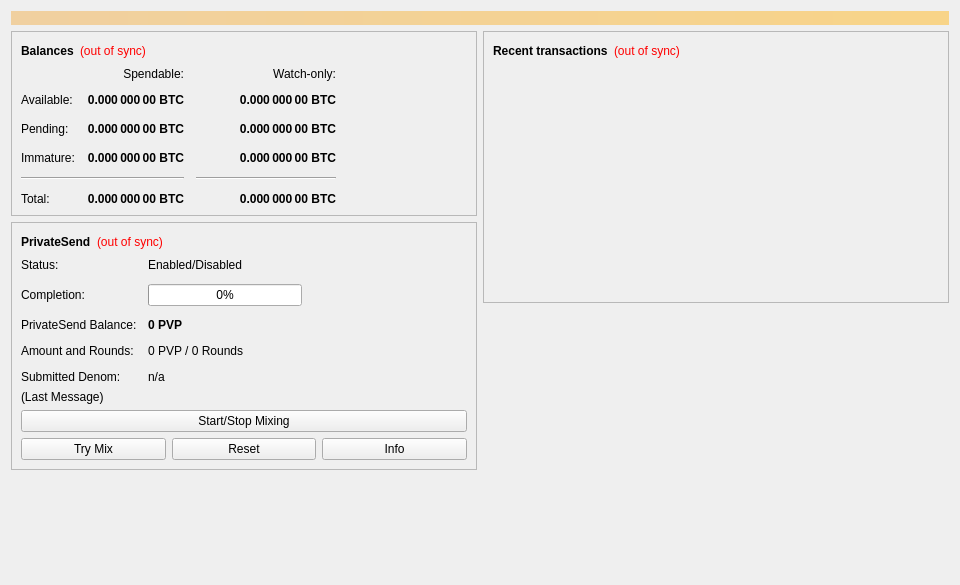
<?xml version="1.0" encoding="UTF-8"?>
<ui version="4.0">
 <class>OverviewPage</class>
 <widget class="QWidget" name="OverviewPage">
  <property name="geometry">
   <rect>
    <x>0</x>
    <y>0</y>
    <width>960</width>
    <height>585</height>
   </rect>
  </property>
  <property name="minimumSize">
   <size>
    <width>960</width>
    <height>0</height>
   </size>
  </property>
  <property name="windowTitle">
   <string>Form</string>
  </property>
  <layout class="QVBoxLayout" name="topLayout">
   <item>
    <widget class="QLabel" name="labelAlerts">
     <property name="visible">
      <bool>false</bool>
     </property>
     <property name="styleSheet">
      <string notr="true">QLabel { background-color: qlineargradient(x1: 0, y1: 0, x2: 1, y2: 0, stop:0 #F0D0A0, stop:1 #F8D488); color:#000000; }</string>
     </property>
     <property name="wordWrap">
      <bool>true</bool>
     </property>
     <property name="margin">
      <number>3</number>
     </property>
     <property name="textInteractionFlags">
      <set>Qt::TextSelectableByMouse</set>
     </property>
    </widget>
   </item>
   <item>
    <layout class="QHBoxLayout" name="horizontalLayout" stretch="1,1">
     <item>
      <layout class="QVBoxLayout" name="verticalLayout_2">
       <item>
        <widget class="QFrame" name="frame">
         <property name="frameShape">
          <enum>QFrame::StyledPanel</enum>
         </property>
         <property name="frameShadow">
          <enum>QFrame::Raised</enum>
         </property>
         <layout class="QVBoxLayout" name="verticalLayout_4">
          <item>
           <layout class="QHBoxLayout" name="horizontalLayout_4">
            <item>
             <widget class="QLabel" name="label_5">
              <property name="font">
               <font>
                <weight>75</weight>
                <bold>true</bold>
               </font>
              </property>
              <property name="text">
               <string>Balances</string>
              </property>
             </widget>
            </item>
            <item>
             <widget class="QLabel" name="labelWalletStatus">
              <property name="toolTip">
               <string>The displayed information may be out of date. Your wallet automatically synchronizes with the PlayerVsPlayerCoin network after a connection is established, but this process has not completed yet.</string>
              </property>
              <property name="styleSheet">
               <string notr="true">QLabel { color: red; }</string>
              </property>
              <property name="text">
               <string notr="true">(out of sync)</string>
              </property>
              <property name="alignment">
               <set>Qt::AlignLeading|Qt::AlignLeft|Qt::AlignVCenter</set>
              </property>
             </widget>
            </item>
            <item>
             <spacer name="horizontalSpacer_3">
              <property name="orientation">
               <enum>Qt::Horizontal</enum>
              </property>
              <property name="sizeHint" stdset="0">
               <size>
                <width>40</width>
                <height>20</height>
               </size>
              </property>
             </spacer>
            </item>
           </layout>
          </item>
          <item>
           <layout class="QGridLayout" name="gridLayout">
            <property name="spacing">
             <number>12</number>
            </property>
            <item row="2" column="2">
             <widget class="QLabel" name="labelWatchPending">
              <property name="font">
               <font>
                <weight>75</weight>
                <bold>true</bold>
               </font>
              </property>
              <property name="cursor">
               <cursorShape>IBeamCursor</cursorShape>
              </property>
              <property name="toolTip">
               <string>Unconfirmed transactions to watch-only addresses</string>
              </property>
              <property name="text">
               <string notr="true">0.000 000 00 BTC</string>
              </property>
              <property name="alignment">
               <set>Qt::AlignRight|Qt::AlignTrailing|Qt::AlignVCenter</set>
              </property>
              <property name="textInteractionFlags">
               <set>Qt::LinksAccessibleByMouse|Qt::TextSelectableByKeyboard|Qt::TextSelectableByMouse</set>
              </property>
             </widget>
            </item>
            <item row="2" column="1">
             <widget class="QLabel" name="labelUnconfirmed">
              <property name="font">
               <font>
                <weight>75</weight>
                <bold>true</bold>
               </font>
              </property>
              <property name="cursor">
               <cursorShape>IBeamCursor</cursorShape>
              </property>
              <property name="toolTip">
               <string>Total of transactions that have yet to be confirmed, and do not yet count toward the spendable balance</string>
              </property>
              <property name="text">
               <string notr="true">0.000 000 00 BTC</string>
              </property>
              <property name="alignment">
               <set>Qt::AlignRight|Qt::AlignTrailing|Qt::AlignVCenter</set>
              </property>
              <property name="textInteractionFlags">
               <set>Qt::LinksAccessibleByMouse|Qt::TextSelectableByKeyboard|Qt::TextSelectableByMouse</set>
              </property>
             </widget>
            </item>
            <item row="3" column="2">
             <widget class="QLabel" name="labelWatchImmature">
              <property name="font">
               <font>
                <weight>75</weight>
                <bold>true</bold>
               </font>
              </property>
              <property name="cursor">
               <cursorShape>IBeamCursor</cursorShape>
              </property>
              <property name="toolTip">
               <string>Mined balance in watch-only addresses that has not yet matured</string>
              </property>
              <property name="text">
               <string notr="true">0.000 000 00 BTC</string>
              </property>
              <property name="alignment">
               <set>Qt::AlignRight|Qt::AlignTrailing|Qt::AlignVCenter</set>
              </property>
              <property name="textInteractionFlags">
               <set>Qt::LinksAccessibleByMouse|Qt::TextSelectableByKeyboard|Qt::TextSelectableByMouse</set>
              </property>
             </widget>
            </item>
            <item row="4" column="0" colspan="2">
             <widget class="Line" name="lineSpendableBalance">
              <property name="orientation">
               <enum>Qt::Horizontal</enum>
              </property>
             </widget>
            </item>
            <item row="4" column="2">
             <widget class="Line" name="lineWatchBalance">
              <property name="sizePolicy">
               <sizepolicy hsizetype="Preferred" vsizetype="Fixed">
                <horstretch>0</horstretch>
                <verstretch>0</verstretch>
               </sizepolicy>
              </property>
              <property name="minimumSize">
               <size>
                <width>140</width>
                <height>0</height>
               </size>
              </property>
              <property name="orientation">
               <enum>Qt::Horizontal</enum>
              </property>
             </widget>
            </item>
            <item row="5" column="0">
             <widget class="QLabel" name="labelTotalText">
              <property name="text">
               <string>Total:</string>
              </property>
             </widget>
            </item>
            <item row="3" column="1">
             <widget class="QLabel" name="labelImmature">
              <property name="font">
               <font>
                <weight>75</weight>
                <bold>true</bold>
               </font>
              </property>
              <property name="cursor">
               <cursorShape>IBeamCursor</cursorShape>
              </property>
              <property name="toolTip">
               <string>Mined balance that has not yet matured</string>
              </property>
              <property name="text">
               <string notr="true">0.000 000 00 BTC</string>
              </property>
              <property name="alignment">
               <set>Qt::AlignRight|Qt::AlignTrailing|Qt::AlignVCenter</set>
              </property>
              <property name="textInteractionFlags">
               <set>Qt::LinksAccessibleByMouse|Qt::TextSelectableByKeyboard|Qt::TextSelectableByMouse</set>
              </property>
             </widget>
            </item>
            <item row="2" column="3">
             <spacer name="horizontalSpacer_2">
              <property name="orientation">
               <enum>Qt::Horizontal</enum>
              </property>
              <property name="sizeHint" stdset="0">
               <size>
                <width>40</width>
                <height>20</height>
               </size>
              </property>
             </spacer>
            </item>
            <item row="3" column="0">
             <widget class="QLabel" name="labelImmatureText">
              <property name="text">
               <string>Immature:</string>
              </property>
             </widget>
            </item>
            <item row="5" column="1">
             <widget class="QLabel" name="labelTotal">
              <property name="font">
               <font>
                <weight>75</weight>
                <bold>true</bold>
               </font>
              </property>
              <property name="cursor">
               <cursorShape>IBeamCursor</cursorShape>
              </property>
              <property name="toolTip">
               <string>Your current total balance</string>
              </property>
              <property name="text">
               <string notr="true">0.000 000 00 BTC</string>
              </property>
              <property name="alignment">
               <set>Qt::AlignRight|Qt::AlignTrailing|Qt::AlignVCenter</set>
              </property>
              <property name="textInteractionFlags">
               <set>Qt::LinksAccessibleByMouse|Qt::TextSelectableByKeyboard|Qt::TextSelectableByMouse</set>
              </property>
             </widget>
            </item>
            <item row="5" column="2">
             <widget class="QLabel" name="labelWatchTotal">
              <property name="font">
               <font>
                <weight>75</weight>
                <bold>true</bold>
               </font>
              </property>
              <property name="cursor">
               <cursorShape>IBeamCursor</cursorShape>
              </property>
              <property name="toolTip">
               <string>Current total balance in watch-only addresses</string>
              </property>
              <property name="text">
               <string notr="true">0.000 000 00 BTC</string>
              </property>
              <property name="alignment">
               <set>Qt::AlignRight|Qt::AlignTrailing|Qt::AlignVCenter</set>
              </property>
              <property name="textInteractionFlags">
               <set>Qt::LinksAccessibleByMouse|Qt::TextSelectableByKeyboard|Qt::TextSelectableByMouse</set>
              </property>
             </widget>
            </item>
            <item row="0" column="2">
             <widget class="QLabel" name="labelWatchonly">
              <property name="text">
               <string>Watch-only:</string>
              </property>
              <property name="alignment">
               <set>Qt::AlignRight|Qt::AlignTrailing|Qt::AlignVCenter</set>
              </property>
             </widget>
            </item>
            <item row="1" column="0">
             <widget class="QLabel" name="labelBalanceText">
              <property name="text">
               <string>Available:</string>
              </property>
             </widget>
            </item>
            <item row="1" column="1">
             <widget class="QLabel" name="labelBalance">
              <property name="font">
               <font>
                <weight>75</weight>
                <bold>true</bold>
               </font>
              </property>
              <property name="cursor">
               <cursorShape>IBeamCursor</cursorShape>
              </property>
              <property name="toolTip">
               <string>Your current spendable balance</string>
              </property>
              <property name="text">
               <string notr="true">0.000 000 00 BTC</string>
              </property>
              <property name="alignment">
               <set>Qt::AlignRight|Qt::AlignTrailing|Qt::AlignVCenter</set>
              </property>
              <property name="textInteractionFlags">
               <set>Qt::LinksAccessibleByMouse|Qt::TextSelectableByKeyboard|Qt::TextSelectableByMouse</set>
              </property>
             </widget>
            </item>
            <item row="1" column="2">
             <widget class="QLabel" name="labelWatchAvailable">
              <property name="font">
               <font>
                <weight>75</weight>
                <bold>true</bold>
               </font>
              </property>
              <property name="cursor">
               <cursorShape>IBeamCursor</cursorShape>
              </property>
              <property name="toolTip">
               <string>Your current balance in watch-only addresses</string>
              </property>
              <property name="text">
               <string notr="true">0.000 000 00 BTC</string>
              </property>
              <property name="alignment">
               <set>Qt::AlignRight|Qt::AlignTrailing|Qt::AlignVCenter</set>
              </property>
              <property name="textInteractionFlags">
               <set>Qt::LinksAccessibleByMouse|Qt::TextSelectableByKeyboard|Qt::TextSelectableByMouse</set>
              </property>
             </widget>
            </item>
            <item row="2" column="0">
             <widget class="QLabel" name="labelPendingText">
              <property name="text">
               <string>Pending:</string>
              </property>
             </widget>
            </item>
            <item row="0" column="1">
             <widget class="QLabel" name="labelSpendable">
              <property name="text">
               <string>Spendable:</string>
              </property>
              <property name="alignment">
               <set>Qt::AlignRight|Qt::AlignTrailing|Qt::AlignVCenter</set>
              </property>
             </widget>
            </item>
           </layout>
          </item>
         </layout>
        </widget>
       </item>
       <item>
        <widget class="QFrame" name="framePrivateSend">
         <property name="layoutDirection">
          <enum>Qt::LeftToRight</enum>
         </property>
         <property name="frameShape">
          <enum>QFrame::StyledPanel</enum>
         </property>
         <property name="frameShadow">
          <enum>QFrame::Raised</enum>
         </property>
         <layout class="QVBoxLayout" name="VerticalLayout_PS1">
          <item>
           <layout class="QHBoxLayout" name="horizontalLayout_5">
            <item>
             <widget class="QLabel" name="labelPrivateSendHeader">
              <property name="font">
               <font>
                <weight>75</weight>
                <bold>true</bold>
               </font>
              </property>
              <property name="text">
               <string>PrivateSend</string>
              </property>
             </widget>
            </item>
            <item>
             <widget class="QLabel" name="labelPrivateSendSyncStatus">
              <property name="toolTip">
               <string>The displayed information may be out of date. Your wallet automatically synchronizes with the PlayerVsPlayerCoin network after a connection is established, but this process has not completed yet.</string>
              </property>
              <property name="styleSheet">
               <string notr="true">QLabel { color: red; }</string>
              </property>
              <property name="text">
               <string notr="true">(out of sync)</string>
              </property>
              <property name="alignment">
               <set>Qt::AlignLeading|Qt::AlignLeft|Qt::AlignVCenter</set>
              </property>
             </widget>
            </item>
            <item>
             <spacer name="horizontalSpacer_4">
              <property name="orientation">
               <enum>Qt::Horizontal</enum>
              </property>
              <property name="sizeHint" stdset="0">
               <size>
                <width>40</width>
                <height>20</height>
               </size>
              </property>
             </spacer>
            </item>
           </layout>
          </item>
          <item>
           <layout class="QFormLayout" name="privateSendFormLayout">
            <property name="fieldGrowthPolicy">
             <enum>QFormLayout::AllNonFixedFieldsGrow</enum>
            </property>
            <property name="horizontalSpacing">
             <number>11</number>
            </property>
            <property name="verticalSpacing">
             <number>12</number>
            </property>
            <item row="0" column="0">
             <widget class="QLabel" name="labelPrivateSendEnabledText">
              <property name="text">
               <string>Status:</string>
              </property>
             </widget>
            </item>
            <item row="0" column="1">
             <widget class="QLabel" name="labelPrivateSendEnabled">
              <property name="text">
               <string>Enabled/Disabled</string>
              </property>
             </widget>
            </item>
            <item row="1" column="0">
             <widget class="QLabel" name="labelCompletitionText">
              <property name="text">
               <string>Completion:</string>
              </property>
             </widget>
            </item>
            <item row="1" column="1">
             <widget class="QProgressBar" name="privateSendProgress">
              <property name="maximumSize">
               <size>
                <width>154</width>
                <height>16777215</height>
               </size>
              </property>
              <property name="value">
               <number>0</number>
              </property>
             </widget>
            </item>
            <item row="2" column="0">
             <widget class="QLabel" name="labelAnonymizedText">
              <property name="text">
               <string>PrivateSend Balance:</string>
              </property>
             </widget>
            </item>
            <item row="2" column="1">
             <widget class="QLabel" name="labelAnonymized">
              <property name="font">
               <font>
                <weight>75</weight>
                <bold>true</bold>
               </font>
              </property>
              <property name="text">
               <string notr="true">0 PVP</string>
              </property>
             </widget>
            </item>
            <item row="3" column="0">
             <widget class="QLabel" name="labelAmountAndRoundsText">
              <property name="text">
               <string>Amount and Rounds:</string>
              </property>
             </widget>
            </item>
            <item row="3" column="1">
             <widget class="QLabel" name="labelAmountRounds">
              <property name="text">
               <string>0 PVP / 0 Rounds</string>
              </property>
             </widget>
            </item>
            <item row="4" column="0">
             <widget class="QLabel" name="labelSubmittedDenomText">
              <property name="text">
               <string>Submitted Denom:</string>
              </property>
             </widget>
            </item>
            <item row="4" column="1">
             <widget class="QLabel" name="labelSubmittedDenom">
              <property name="toolTip">
               <string>The denominations you submitted to the Masternode.&lt;br&gt;To mix, other users must submit the exact same denominations.</string>
              </property>
              <property name="text">
               <string>n/a</string>
              </property>
             </widget>
            </item>
           </layout>
          </item>
          <item>
           <layout class="QVBoxLayout" name="VerticalLayout_PS">
            <item>
             <widget class="QLabel" name="labelPrivateSendLastMessage">
              <property name="text">
               <string>(Last Message)</string>
              </property>
              <property name="alignment">
               <set>Qt::AlignLeading|Qt::AlignLeft|Qt::AlignTop</set>
              </property>
              <property name="wordWrap">
               <bool>true</bool>
              </property>
             </widget>
            </item>
            <item>
             <widget class="QPushButton" name="togglePrivateSend">
              <property name="sizePolicy">
               <sizepolicy hsizetype="MinimumExpanding" vsizetype="Fixed">
                <horstretch>0</horstretch>
                <verstretch>0</verstretch>
               </sizepolicy>
              </property>
              <property name="text">
               <string>Start/Stop Mixing</string>
              </property>
             </widget>
            </item>
            <item>
             <layout class="QHBoxLayout" name="horizontalLayout_debugbuttons">
              <item>
               <widget class="QPushButton" name="privateSendAuto">
                <property name="sizePolicy">
                 <sizepolicy hsizetype="MinimumExpanding" vsizetype="Fixed">
                  <horstretch>0</horstretch>
                  <verstretch>0</verstretch>
                 </sizepolicy>
                </property>
                <property name="toolTip">
                 <string>Try to manually submit a PrivateSend request.</string>
                </property>
                <property name="text">
                 <string>Try Mix</string>
                </property>
               </widget>
              </item>
              <item>
               <widget class="QPushButton" name="privateSendReset">
                <property name="sizePolicy">
                 <sizepolicy hsizetype="MinimumExpanding" vsizetype="Fixed">
                  <horstretch>0</horstretch>
                  <verstretch>0</verstretch>
                 </sizepolicy>
                </property>
                <property name="toolTip">
                 <string>Reset the current status of PrivateSend (can interrupt PrivateSend if it's in the process of Mixing, which can cost you money!)</string>
                </property>
                <property name="autoFillBackground">
                 <bool>false</bool>
                </property>
                <property name="text">
                 <string>Reset</string>
                </property>
               </widget>
              </item>
              <item>
               <widget class="QPushButton" name="privateSendInfo">
                <property name="sizePolicy">
                 <sizepolicy hsizetype="MinimumExpanding" vsizetype="Fixed">
                  <horstretch>0</horstretch>
                  <verstretch>0</verstretch>
                 </sizepolicy>
                </property>
                <property name="toolTip">
                 <string>Information about PrivateSend and Mixing</string>
                </property>
                <property name="text">
                 <string>Info</string>
                </property>
               </widget>
              </item>
             </layout>
            </item>
           </layout>
          </item>
         </layout>
        </widget>
       </item>
       <item>
        <spacer name="verticalSpacer">
         <property name="orientation">
          <enum>Qt::Vertical</enum>
         </property>
         <property name="sizeHint" stdset="0">
          <size>
           <width>20</width>
           <height>40</height>
          </size>
         </property>
        </spacer>
       </item>
      </layout>
     </item>
     <item>
      <layout class="QVBoxLayout" name="verticalLayout_3">
       <item>
        <widget class="QFrame" name="frame_2">
         <property name="frameShape">
          <enum>QFrame::StyledPanel</enum>
         </property>
         <property name="frameShadow">
          <enum>QFrame::Raised</enum>
         </property>
         <layout class="QVBoxLayout" name="verticalLayout">
          <item>
           <layout class="QHBoxLayout" name="horizontalLayout_2">
            <item>
             <widget class="QLabel" name="label_4">
              <property name="font">
               <font>
                <weight>75</weight>
                <bold>true</bold>
               </font>
              </property>
              <property name="text">
               <string>Recent transactions</string>
              </property>
             </widget>
            </item>
            <item>
             <widget class="QLabel" name="labelTransactionsStatus">
              <property name="toolTip">
               <string>The displayed information may be out of date. Your wallet automatically synchronizes with the PlayerVsPlayerCoin network after a connection is established, but this process has not completed yet.</string>
              </property>
              <property name="styleSheet">
               <string notr="true">QLabel { color: red; }</string>
              </property>
              <property name="text">
               <string notr="true">(out of sync)</string>
              </property>
              <property name="alignment">
               <set>Qt::AlignLeading|Qt::AlignLeft|Qt::AlignVCenter</set>
              </property>
             </widget>
            </item>
            <item>
             <spacer name="horizontalSpacer">
              <property name="orientation">
               <enum>Qt::Horizontal</enum>
              </property>
              <property name="sizeHint" stdset="0">
               <size>
                <width>40</width>
                <height>20</height>
               </size>
              </property>
             </spacer>
            </item>
           </layout>
          </item>
          <item>
           <widget class="QListView" name="listTransactions">
            <property name="styleSheet">
             <string notr="true">QListView { background: transparent; }</string>
            </property>
            <property name="frameShape">
             <enum>QFrame::NoFrame</enum>
            </property>
            <property name="verticalScrollBarPolicy">
             <enum>Qt::ScrollBarAlwaysOff</enum>
            </property>
            <property name="horizontalScrollBarPolicy">
             <enum>Qt::ScrollBarAlwaysOff</enum>
            </property>
            <property name="selectionMode">
             <enum>QAbstractItemView::NoSelection</enum>
            </property>
           </widget>
          </item>
         </layout>
        </widget>
       </item>
       <item>
        <spacer name="verticalSpacer_2">
         <property name="orientation">
          <enum>Qt::Vertical</enum>
         </property>
         <property name="sizeHint" stdset="0">
          <size>
           <width>20</width>
           <height>40</height>
          </size>
         </property>
        </spacer>
       </item>
      </layout>
     </item>
    </layout>
   </item>
  </layout>
 </widget>
 <resources/>
 <connections/>
</ui>
